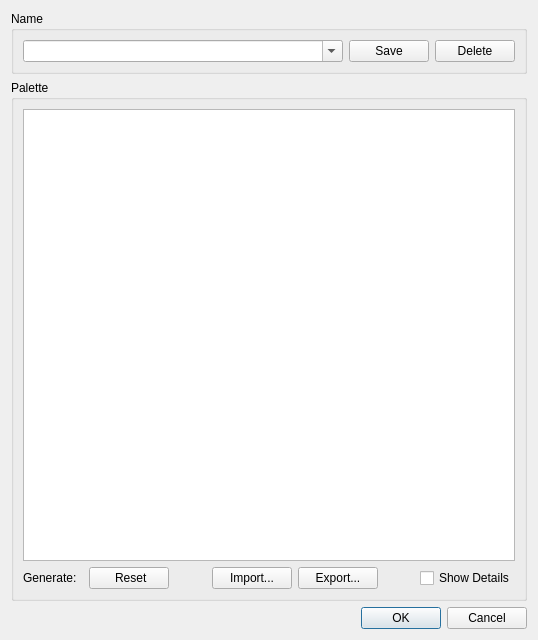
<?xml version="1.0" encoding="UTF-8"?>
<ui version="4.0">
 <author>rncbc aka Rui Nuno Capela</author>
 <comment>synthv1 - an old-school polyphonic synthesizer

  Copyright (C) 2012-2024, rncbc aka Rui Nuno Capela. All rights reserved.

  This program is free software; you can redistribute it and/or
  modify it under the terms of the GNU General Public License
  as published by the Free Software Foundation; either version 2
  of the License, or (at your option) any later version.

  This program is distributed in the hope that it will be useful,
  but WITHOUT ANY WARRANTY; without even the implied warranty of
  MERCHANTABILITY or FITNESS FOR A PARTICULAR PURPOSE.  See the
  GNU General Public License for more details.

  You should have received a copy of the GNU General Public License along
  with this program; if not, write to the Free Software Foundation, Inc.,
  51 Franklin Street, Fifth Floor, Boston, MA 02110-1301 USA.

 </comment>
 <class>synthv1widget_palette</class>
 <widget class="QDialog" name="synthv1widget_palette">
  <property name="geometry">
   <rect>
    <x>0</x>
    <y>0</y>
    <width>534</width>
    <height>640</height>
   </rect>
  </property>
  <property name="sizePolicy">
   <sizepolicy hsizetype="Expanding" vsizetype="Expanding">
    <horstretch>0</horstretch>
    <verstretch>0</verstretch>
   </sizepolicy>
  </property>
  <property name="windowTitle">
   <string>Color Themes</string>
  </property>
  <layout class="QVBoxLayout">
   <item>
    <widget class="QGroupBox" name="nameBox">
     <property name="title">
      <string>Name</string>
     </property>
     <layout class="QHBoxLayout">
      <item>
       <widget class="QComboBox" name="nameCombo">
        <property name="sizePolicy">
         <sizepolicy hsizetype="Expanding" vsizetype="Fixed">
          <horstretch>0</horstretch>
          <verstretch>0</verstretch>
         </sizepolicy>
        </property>
        <property name="minimumSize">
         <size>
          <width>320</width>
          <height>0</height>
         </size>
        </property>
        <property name="toolTip">
         <string>Current color palette name</string>
        </property>
        <property name="editable">
         <bool>true</bool>
        </property>
        <property name="insertPolicy">
         <enum>QComboBox::NoInsert</enum>
        </property>
       </widget>
      </item>
      <item>
       <widget class="QPushButton" name="saveButton">
        <property name="toolTip">
         <string>Save current color palette name</string>
        </property>
        <property name="text">
         <string>Save</string>
        </property>
        <property name="icon">
         <iconset resource="synthv1.qrc">:/images/presetSave.png</iconset>
        </property>
       </widget>
      </item>
      <item>
       <widget class="QPushButton" name="deleteButton">
        <property name="toolTip">
         <string>Delete current color palette name</string>
        </property>
        <property name="text">
         <string>Delete</string>
        </property>
        <property name="icon">
         <iconset resource="synthv1.qrc">:/images/presetDelete.png</iconset>
        </property>
       </widget>
      </item>
     </layout>
    </widget>
   </item>
   <item>
    <widget class="QGroupBox" name="paletteBox">
     <property name="title">
      <string>Palette</string>
     </property>
     <layout class="QGridLayout">
      <item row="0" column="0" colspan="8">
       <widget class="QTreeView" name="paletteView">
        <property name="minimumSize">
         <size>
          <width>280</width>
          <height>360</height>
         </size>
        </property>
        <property name="toolTip">
         <string>Current color palette</string>
        </property>
        <property name="alternatingRowColors">
         <bool>true</bool>
        </property>
       </widget>
      </item>
      <item row="1" column="0">
       <widget class="QLabel" name="generateLabel">
        <property name="text">
         <string>Generate:</string>
        </property>
       </widget>
      </item>
      <item row="1" column="1">
       <widget class="synthv1widget_palette::ColorButton" name="generateButton" native="true">
        <property name="sizePolicy">
         <sizepolicy hsizetype="Fixed" vsizetype="Fixed">
          <horstretch>0</horstretch>
          <verstretch>0</verstretch>
         </sizepolicy>
        </property>
        <property name="focusPolicy">
         <enum>Qt::StrongFocus</enum>
        </property>
        <property name="toolTip">
         <string>Base color to generate palette</string>
        </property>
       </widget>
      </item>
      <item row="1" column="2">
       <widget class="QPushButton" name="resetButton">
        <property name="toolTip">
         <string>Reset all current palette colors</string>
        </property>
        <property name="text">
         <string> Reset</string>
        </property>
        <property name="icon">
         <iconset resource="synthv1.qrc">:/images/itemReset.png</iconset>
        </property>
       </widget>
      </item>
      <item row="1" column="3">
       <spacer>
        <property name="orientation">
         <enum>Qt::Horizontal</enum>
        </property>
        <property name="sizeHint">
         <size>
          <width>8</width>
          <height>20</height>
         </size>
        </property>
       </spacer>
      </item>
      <item row="1" column="4">
       <widget class="QPushButton" name="importButton">
        <property name="toolTip">
         <string>Import a custom color theme (palette) from file</string>
        </property>
        <property name="text">
         <string>Import...</string>
        </property>
        <property name="icon">
         <iconset resource="synthv1.qrc">:/images/presetOpen.png</iconset>
        </property>
       </widget>
      </item>
      <item row="1" column="5">
       <widget class="QPushButton" name="exportButton">
        <property name="toolTip">
         <string>Export a custom color theme (palette) to file</string>
        </property>
        <property name="text">
         <string>Export...</string>
        </property>
        <property name="icon">
         <iconset resource="synthv1.qrc">:/images/presetSave.png</iconset>
        </property>
       </widget>
      </item>
      <item row="1" column="6">
       <spacer>
        <property name="orientation">
         <enum>Qt::Horizontal</enum>
        </property>
        <property name="sizeHint">
         <size>
          <width>8</width>
          <height>20</height>
         </size>
        </property>
       </spacer>
      </item>
      <item row="1" column="7">
       <widget class="QCheckBox" name="detailsCheck">
        <property name="text">
         <string>Show Details</string>
        </property>
       </widget>
      </item>
     </layout>
    </widget>
   </item>
   <item>
    <widget class="QDialogButtonBox" name="dialogButtons">
     <property name="orientation">
      <enum>Qt::Horizontal</enum>
     </property>
     <property name="standardButtons">
      <set>QDialogButtonBox::Cancel|QDialogButtonBox::Ok</set>
     </property>
    </widget>
   </item>
  </layout>
 </widget>
 <customwidgets>
  <customwidget>
   <class>synthv1widget_palette::ColorButton</class>
  </customwidget>
 </customwidgets>
 <tabstops>
  <tabstop>nameCombo</tabstop>
  <tabstop>saveButton</tabstop>
  <tabstop>deleteButton</tabstop>
  <tabstop>paletteView</tabstop>
  <tabstop>generateButton</tabstop>
  <tabstop>resetButton</tabstop>
  <tabstop>importButton</tabstop>
  <tabstop>exportButton</tabstop>
  <tabstop>detailsCheck</tabstop>
  <tabstop>dialogButtons</tabstop>
 </tabstops>
 <resources>
  <include location="synthv1.qrc"/>
 </resources>
 <connections/>
</ui>
